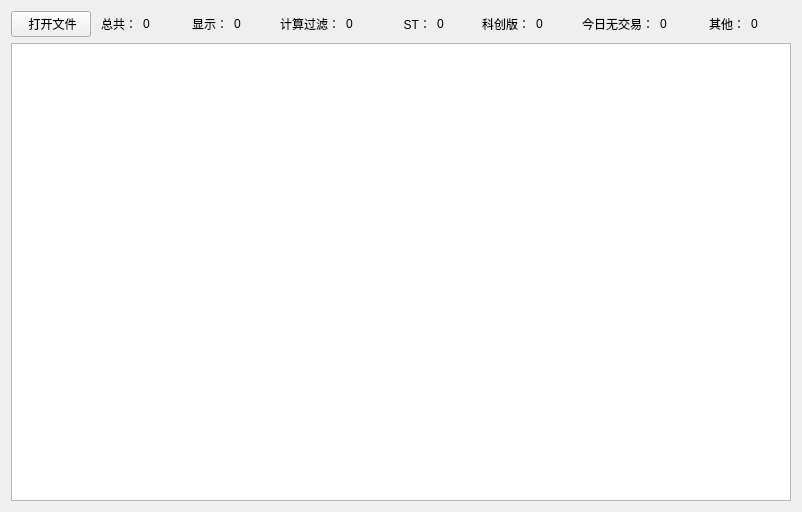
<?xml version="1.0" encoding="UTF-8"?>
<ui version="4.0">
 <class>BaGuaStockClass</class>
 <widget class="QMainWindow" name="BaGuaStockClass">
  <property name="geometry">
   <rect>
    <x>0</x>
    <y>0</y>
    <width>802</width>
    <height>512</height>
   </rect>
  </property>
  <property name="windowTitle">
   <string>BaGuaStock</string>
  </property>
  <widget class="QWidget" name="centralWidget">
   <layout class="QVBoxLayout" name="verticalLayout">
    <item>
     <layout class="QHBoxLayout" name="horizontalLayout">
      <item>
       <widget class="QPushButton" name="pushButtonOpen">
        <property name="text">
         <string> 打开文件</string>
        </property>
       </widget>
      </item>
      <item>
       <widget class="QLabel" name="label">
        <property name="text">
         <string>总共：</string>
        </property>
        <property name="alignment">
         <set>Qt::AlignRight|Qt::AlignTrailing|Qt::AlignVCenter</set>
        </property>
       </widget>
      </item>
      <item>
       <widget class="QLabel" name="labelTotal">
        <property name="text">
         <string>0</string>
        </property>
       </widget>
      </item>
      <item>
       <widget class="QLabel" name="label_2">
        <property name="text">
         <string>显示：</string>
        </property>
        <property name="alignment">
         <set>Qt::AlignRight|Qt::AlignTrailing|Qt::AlignVCenter</set>
        </property>
       </widget>
      </item>
      <item>
       <widget class="QLabel" name="labelShow">
        <property name="text">
         <string>0</string>
        </property>
       </widget>
      </item>
      <item>
       <widget class="QLabel" name="label_3">
        <property name="text">
         <string>计算过滤：</string>
        </property>
        <property name="alignment">
         <set>Qt::AlignRight|Qt::AlignTrailing|Qt::AlignVCenter</set>
        </property>
       </widget>
      </item>
      <item>
       <widget class="QLabel" name="labelFilter">
        <property name="text">
         <string>0</string>
        </property>
       </widget>
      </item>
      <item>
       <widget class="QLabel" name="label_4">
        <property name="text">
         <string>ST：</string>
        </property>
        <property name="alignment">
         <set>Qt::AlignRight|Qt::AlignTrailing|Qt::AlignVCenter</set>
        </property>
       </widget>
      </item>
      <item>
       <widget class="QLabel" name="labelST">
        <property name="text">
         <string>0</string>
        </property>
       </widget>
      </item>
      <item>
       <widget class="QLabel" name="label_7">
        <property name="text">
         <string>科创版：</string>
        </property>
        <property name="alignment">
         <set>Qt::AlignRight|Qt::AlignTrailing|Qt::AlignVCenter</set>
        </property>
       </widget>
      </item>
      <item>
       <widget class="QLabel" name="labelCreation">
        <property name="text">
         <string>0</string>
        </property>
       </widget>
      </item>
      <item>
       <widget class="QLabel" name="label_5">
        <property name="text">
         <string>今日无交易：</string>
        </property>
        <property name="alignment">
         <set>Qt::AlignRight|Qt::AlignTrailing|Qt::AlignVCenter</set>
        </property>
       </widget>
      </item>
      <item>
       <widget class="QLabel" name="labelNoBuy">
        <property name="text">
         <string>0</string>
        </property>
       </widget>
      </item>
      <item>
       <widget class="QLabel" name="label_6">
        <property name="text">
         <string>其他：</string>
        </property>
        <property name="alignment">
         <set>Qt::AlignRight|Qt::AlignTrailing|Qt::AlignVCenter</set>
        </property>
       </widget>
      </item>
      <item>
       <widget class="QLabel" name="labelOther">
        <property name="text">
         <string>0</string>
        </property>
       </widget>
      </item>
     </layout>
    </item>
    <item>
     <widget class="QTableWidget" name="tableWidget">
      <property name="editTriggers">
       <set>QAbstractItemView::NoEditTriggers</set>
      </property>
      <property name="selectionBehavior">
       <enum>QAbstractItemView::SelectRows</enum>
      </property>
      <property name="sortingEnabled">
       <bool>true</bool>
      </property>
      <attribute name="horizontalHeaderMinimumSectionSize">
       <number>25</number>
      </attribute>
     </widget>
    </item>
   </layout>
  </widget>
 </widget>
 <layoutdefault spacing="6" margin="11"/>
 <resources>
  <include location="BaGuaStock.qrc"/>
 </resources>
 <connections/>
</ui>
